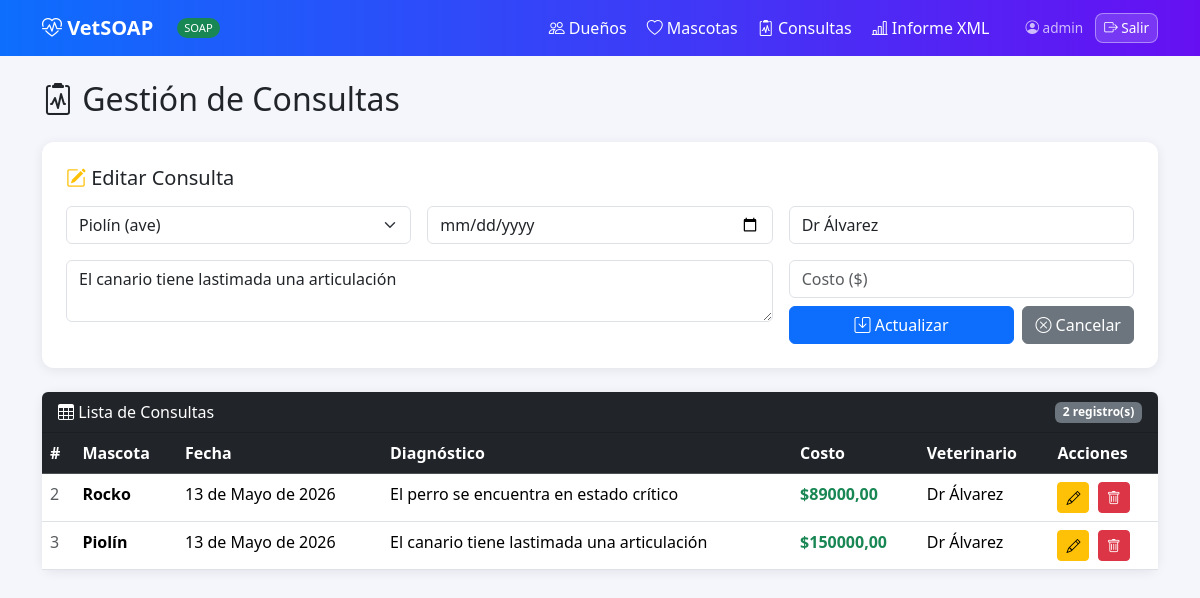
/consultas/editar/3/ (signed in), run on the app's committed database.
### vet/models.py (models this page shows, shortened)
class Consulta(models.Model):
    mascota     = models.ForeignKey(Mascota, on_delete=models.CASCADE, related_name='consultas')
    fecha       = models.DateField()
    diagnostico = models.TextField()
    costo       = models.DecimalField(max_digits=10, decimal_places=2)
    veterinario = models.CharField(max_length=100)

class Mascota(models.Model):
    ESPECIES = [('perro','Perro'),('gato','Gato'),('ave','Ave'),('otro','Otro')]
    nombre   = models.CharField(max_length=100)
    especie  = models.CharField(max_length=10, choices=ESPECIES)
    raza     = models.CharField(max_length=100, blank=True)
    edad     = models.PositiveIntegerField()
    dueno    = models.ForeignKey(Dueno, on_delete=models.CASCADE, related_name='mascotas')

### vet/views.py (the view, shortened to what this page needs)
# urls.py: path('consultas/editar/<int:id>/',    views.editar_consulta,  name='editar_consulta'),
@login_required
def editar_consulta(request, id):
    consulta = get_object_or_404(Consulta, pk=id)
    todas_mascotas = Mascota.objects.all()
    all_consultas  = Consulta.objects.select_related('mascota').all()
    return render(request, 'vet/consultas.html',
                  {'editar': consulta, 'consultas': all_consultas, 'mascotas': todas_mascotas})

### vet/templates/vet/consultas.html (shortened to what this page needs)
{% extends 'vet/base.html' %}
{% block content %}
<h2 class="mb-4"><i class="bi bi-clipboard2-pulse"></i> Gestión de Consultas</h2>
<div class="card p-4 mb-4">
  <h5 class="mb-3">{% if editar %}<i class="bi bi-pencil-square text-warning"></i> Editar Consulta{% else %}<i class="bi bi-plus-circle text-primary"></i> Nueva Consulta{% endif %}</h5>
  <form method="post" action="{% if editar %}/consultas/editar/{{ editar.id }}/{% else %}/consultas/crear/{% endif %}">
    <div class="row g-3">
      <div class="col-md-4">
        <select name="mascota_id" class="form-select" required>
          {% for m in mascotas %}
            <option value="{{ m.id }}"
              {% if editar and editar.mascota_id == m.id %}selected{% endif %}>
              {{ m.nombre }} ({{ m.especie }})
            </option>
          {% endfor %}
        </select>
      </div>
      <div class="col-md-4">
        <input name="fecha" type="date" class="form-control"
               value="{{ editar.fecha|default:'' }}" required>
      </div>
      <div class="col-md-4">
        <input name="veterinario" class="form-control" placeholder="Veterinario"
               value="{{ editar.veterinario|default:'' }}" required>
      </div>
      <div class="col-md-8">
        <textarea name="diagnostico" class="form-control" placeholder="Diagnóstico" rows="2" required>{{ editar.diagnostico|default:'' }}</textarea>
      </div>
      <div class="col-md-4">
        <input name="costo" type="number" step="0.01" min="0" class="form-control"
               placeholder="Costo ($)" value="{{ editar.costo|default:'' }}" required>
        <div class="d-flex gap-2 mt-2">
          <button class="btn btn-primary flex-grow-1" type="submit">
            <i class="bi bi-save"></i> {% if editar %}Actualizar{% else %}Guardar{% endif %}
          </button>
          {% if editar %}
            <a href="/consultas/" class="btn btn-secondary">
              <i class="bi bi-x-circle"></i> Cancelar
            </a>
          {% endif %}
        </div>
      </div>
    </div>
  </form>
</div>
<div class="card">
  <div class="card-header bg-dark text-white d-flex justify-content-between align-items-center rounded-top">
    <span><i class="bi bi-table"></i> Lista de Consultas</span>
    <span class="badge bg-secondary">{{ consultas|length }} registro(s)</span>
  </div>
  <div class="card-body p-0">
    <table class="table table-hover mb-0">
      <thead class="table-dark">
        <tr>
          <th>#</th><th>Mascota</th><th>Fecha</th><th>Diagnóstico</th><th>Costo</th><th>Veterinario</th><th>Acciones</th>
        </tr>
      </thead>
      <tbody>
        {% for c in consultas %}
        <tr>
          <td class="text-muted">{{ c.id }}</td>
          <td><strong>{{ c.mascota.nombre }}</strong></td>
          <td>{{ c.fecha }}</td>
          <td>{{ c.diagnostico|truncatechars:50 }}</td>
          <td class="text-success fw-semibold">${{ c.costo }}</td>
          <td>{{ c.veterinario }}</td>
          <td>
            <a href="/consultas/editar/{{ c.id }}/" class="btn btn-sm btn-warning me-1" title="Editar">
              <i class="bi bi-pencil"></i>
            </a>
            <a href="/consultas/eliminar/{{ c.id }}/" class="btn btn-sm btn-danger" title="Eliminar"
               onclick="return confirm('¿Eliminar esta consulta?')">
              <i class="bi bi-trash"></i>
            </a>
          </td>
        </tr>
        {% empty %}
        <tr><td colspan="7" class="text-center text-muted py-4">
          <i class="bi bi-inbox fs-3 d-block mb-2"></i>Sin consultas registradas.
        </td></tr>
        {% endfor %}
      </tbody>
    </table>
  </div>
</div>
{% endblock %}

### vet/templates/vet/base.html (shortened to what this page needs)
<!DOCTYPE html>
<html lang="es">
<head>
  <link href="https://cdn.jsdelivr.net/npm/bootstrap@5.3.3/dist/css/bootstrap.min.css" rel="stylesheet">
  <link href="https://cdn.jsdelivr.net/npm/bootstrap-icons@1.11.3/font/bootstrap-icons.css" rel="stylesheet">
</head>
<body>
<nav class="navbar navbar-expand-lg mb-4">
  <div class="container">
    <a class="navbar-brand fw-bold" href="/"><i class="bi bi-heart-pulse"></i> VetSOAP</a>
    <span class="badge-soap ms-2">SOAP</span>
    <div class="collapse navbar-collapse" id="navMenu">
      <ul class="navbar-nav ms-auto align-items-center gap-1">
        <li class="nav-item"><a class="nav-link" href="/duenos/"><i class="bi bi-people"></i> Dueños</a></li>
        <li class="nav-item"><a class="nav-link" href="/mascotas/"><i class="bi bi-heart"></i> Mascotas</a></li>
        <li class="nav-item"><a class="nav-link" href="/consultas/"><i class="bi bi-clipboard2-pulse"></i> Consultas</a></li>
        <li class="nav-item"><a class="nav-link" href="/informe/"><i class="bi bi-bar-chart-line"></i> Informe XML</a></li>
        <li class="nav-item ms-3">
          <span class="nav-link pe-2" style="opacity:.7;font-size:.85rem;">
            <i class="bi bi-person-circle"></i> {{ request.user.username }}
          </span>
        </li>
        <li class="nav-item">
          <a class="nav-link btn-logout" href="/logout/"><i class="bi bi-box-arrow-right"></i> Salir</a>
        </li>
      </ul>
    </div>
  </div>
</nav>
<div class="container pb-5">
  {% block content %}{% endblock %}
</div>
</body>
</html>

### vet/templates/vet/base.html (style rules this page uses)
body { background: #f4f6fb; }
.navbar { background: linear-gradient(90deg,#0d6efd,#6610f2); }
.navbar-brand, .nav-link { color: #fff !important; }
.card { border: none; border-radius: 12px; box-shadow: 0 2px 12px rgba(0,0,0,.08); }
.badge-soap { background:#198754; color:#fff; font-size:.7rem; padding:2px 7px; border-radius:20px; vertical-align:middle; }
.btn-logout { background: rgba(255,255,255,.15); border: 1px solid rgba(255,255,255,.4); color:#fff !important; border-radius:8px; font-size:.85rem; padding: 4px 12px; }

### data on the page
Consulta: mascota_id "Piolín (ave)", veterinario "Dr Álvarez", diagnostico "El canario tiene lastimada una articulación", id "3", mascota.nombre "Piolín", fecha "13 de Mayo de 2026", costo "150000,00"
Consulta: id "2", mascota.nombre "Rocko", fecha "13 de Mayo de 2026", diagnostico "El perro se encuentra en estado crítico", costo "89000,00", veterinario "Dr Álvarez"

### other printed values
{{ request.user.username }} "admin"
{{ consultas|length }} "2"
